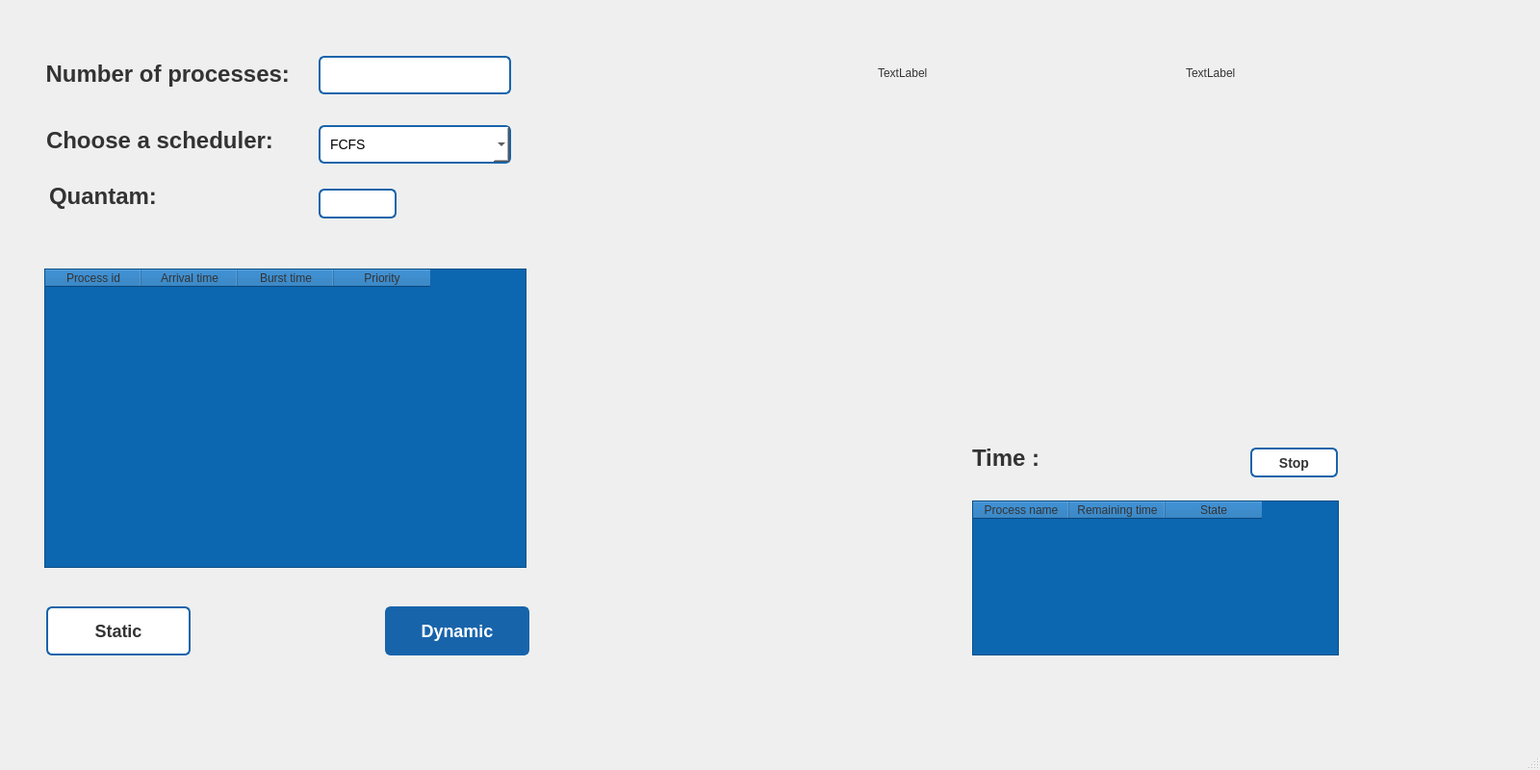
<?xml version="1.0" encoding="UTF-8"?>
<ui version="4.0">
 <class>MainWindow</class>
 <widget class="QMainWindow" name="MainWindow">
  <property name="geometry">
   <rect>
    <x>0</x>
    <y>0</y>
    <width>1600</width>
    <height>800</height>
   </rect>
  </property>
  <property name="windowTitle">
   <string>Scheduler</string>
  </property>
  <property name="windowIcon">
   <iconset resource="Resource/res.qrc">
    <normaloff>:/ico/process_9539868.ico</normaloff>:/ico/process_9539868.ico</iconset>
  </property>
  <property name="styleSheet">
   <string notr="true"/>
  </property>
  <widget class="QWidget" name="centralwidget">
   <widget class="QPushButton" name="staticbutt">
    <property name="geometry">
     <rect>
      <x>48</x>
      <y>630</y>
      <width>150</width>
      <height>51</height>
     </rect>
    </property>
    <property name="styleSheet">
     <string notr="true">padding: 10px;
border: 2px solid #1864ab;
border-radius: 6px;
background-color: #fff;
color:#333;
font-size:18px;
font-weight:bold;
</string>
    </property>
    <property name="text">
     <string>Static</string>
    </property>
   </widget>
   <widget class="QComboBox" name="Schedular_type">
    <property name="geometry">
     <rect>
      <x>331</x>
      <y>130</y>
      <width>200</width>
      <height>40</height>
     </rect>
    </property>
    <property name="styleSheet">
     <string notr="true">padding: 10px;
border: 2px solid #1864ab;
border-radius: 6px;
background-color: #fff;
font-size:14px;
text-align:center;</string>
    </property>
    <property name="editable">
     <bool>false</bool>
    </property>
    <property name="currentIndex">
     <number>0</number>
    </property>
    <property name="maxCount">
     <number>2147483647</number>
    </property>
    <item>
     <property name="text">
      <string>FCFS</string>
     </property>
    </item>
    <item>
     <property name="text">
      <string>SJF_Preemptive</string>
     </property>
    </item>
    <item>
     <property name="text">
      <string>SJF_Non_Preemptive</string>
     </property>
    </item>
    <item>
     <property name="text">
      <string>Priority_Preemptive</string>
     </property>
    </item>
    <item>
     <property name="text">
      <string>Priority_Non_Preemptive</string>
     </property>
    </item>
    <item>
     <property name="text">
      <string>Round_Robin</string>
     </property>
    </item>
   </widget>
   <widget class="QLabel" name="label1">
    <property name="geometry">
     <rect>
      <x>48</x>
      <y>136</y>
      <width>261</width>
      <height>20</height>
     </rect>
    </property>
    <property name="styleSheet">
     <string notr="true">color: #333;
font-weight: bold;
text-align: center;
font-size: 24px;</string>
    </property>
    <property name="text">
     <string>Choose a scheduler:</string>
    </property>
   </widget>
   <widget class="QLabel" name="label2">
    <property name="geometry">
     <rect>
      <x>41</x>
      <y>61</y>
      <width>261</width>
      <height>31</height>
     </rect>
    </property>
    <property name="styleSheet">
     <string notr="true">color: #333;
font-weight: bold;
text-align: center;
font-size: 24px;</string>
    </property>
    <property name="text">
     <string> Number of processes:</string>
    </property>
   </widget>
   <widget class="QLineEdit" name="num">
    <property name="geometry">
     <rect>
      <x>331</x>
      <y>58</y>
      <width>200</width>
      <height>40</height>
     </rect>
    </property>
    <property name="styleSheet">
     <string notr="true">padding: 10px;
border: 2px solid #1864ab;
border-radius: 6px;
background-color: #fff;
font-size:14px;
text-align:center;</string>
    </property>
   </widget>
   <widget class="QPushButton" name="dynamicbutt">
    <property name="geometry">
     <rect>
      <x>400</x>
      <y>630</y>
      <width>150</width>
      <height>51</height>
     </rect>
    </property>
    <property name="styleSheet">
     <string notr="true">padding: 10px;
border: 2px solid #1864ab;
border-radius: 6px;
background-color: #1864ab;
color:#fff;
font-size:18px;
font-weight:bold;</string>
    </property>
    <property name="text">
     <string>Dynamic</string>
    </property>
   </widget>
   <widget class="QLabel" name="label1_2">
    <property name="geometry">
     <rect>
      <x>1010</x>
      <y>455</y>
      <width>71</width>
      <height>41</height>
     </rect>
    </property>
    <property name="styleSheet">
     <string notr="true">color: #333;
font-weight: bold;
text-align: center;
font-size: 24px;</string>
    </property>
    <property name="text">
     <string>Time :</string>
    </property>
   </widget>
   <widget class="QLabel" name="time">
    <property name="geometry">
     <rect>
      <x>1104</x>
      <y>456</y>
      <width>171</width>
      <height>41</height>
     </rect>
    </property>
    <property name="styleSheet">
     <string notr="true">color:#0d66b0;
font: 14pt &quot;Segoe UI&quot;;
</string>
    </property>
    <property name="text">
     <string/>
    </property>
   </widget>
   <widget class="QPushButton" name="stop_or_resume">
    <property name="geometry">
     <rect>
      <x>1299</x>
      <y>465</y>
      <width>91</width>
      <height>31</height>
     </rect>
    </property>
    <property name="styleSheet">
     <string notr="true">padding: 5px;
border: 2px solid #1864ab;
border-radius: 6px;
background-color: #fff;
color:#333;
font-size:14px;
font-weight:bold;</string>
    </property>
    <property name="text">
     <string>Stop</string>
    </property>
   </widget>
   <widget class="QTableWidget" name="inputTable">
    <property name="geometry">
     <rect>
      <x>46</x>
      <y>279</y>
      <width>501</width>
      <height>311</height>
     </rect>
    </property>
    <property name="styleSheet">
     <string notr="true">background-color:#0d66b0;
color:#333;</string>
    </property>
    <property name="inputMethodHints">
     <set>Qt::ImhDigitsOnly</set>
    </property>
    <column>
     <property name="text">
      <string>Process id</string>
     </property>
    </column>
    <column>
     <property name="text">
      <string>Arrival time</string>
     </property>
    </column>
    <column>
     <property name="text">
      <string>Burst time</string>
     </property>
    </column>
    <column>
     <property name="text">
      <string>Priority</string>
     </property>
    </column>
   </widget>
   <widget class="QLabel" name="quantam_label">
    <property name="geometry">
     <rect>
      <x>51</x>
      <y>183</y>
      <width>131</width>
      <height>41</height>
     </rect>
    </property>
    <property name="styleSheet">
     <string notr="true">color: #333;
font-weight: bold;
text-align: center;
font-size: 24px;</string>
    </property>
    <property name="text">
     <string>Quantam:</string>
    </property>
   </widget>
   <widget class="QLineEdit" name="quantam">
    <property name="geometry">
     <rect>
      <x>331</x>
      <y>196</y>
      <width>81</width>
      <height>31</height>
     </rect>
    </property>
    <property name="font">
     <font>
      <family>Segoe UI</family>
      <pointsize>9</pointsize>
      <italic>false</italic>
      <bold>false</bold>
     </font>
    </property>
    <property name="styleSheet">
     <string notr="true">padding: 2px;
padding-left: 10px;

border: 2px solid #1864ab;
border-radius: 6px;
background-color: #fff;
font: 9pt &quot;Segoe UI&quot;;
text-align:center;</string>
    </property>
   </widget>
   <widget class="QTableWidget" name="readyQeue">
    <property name="geometry">
     <rect>
      <x>1010</x>
      <y>520</y>
      <width>381</width>
      <height>161</height>
     </rect>
    </property>
    <property name="styleSheet">
     <string notr="true">background-color:#0d66b0;
color:#333;</string>
    </property>
    <attribute name="verticalHeaderVisible">
     <bool>false</bool>
    </attribute>
    <column>
     <property name="text">
      <string>Process name</string>
     </property>
    </column>
    <column>
     <property name="text">
      <string>Remaining time</string>
     </property>
    </column>
    <column>
     <property name="text">
      <string>State</string>
     </property>
    </column>
   </widget>
   <widget class="QLabel" name="turn_time">
    <property name="geometry">
     <rect>
      <x>1232</x>
      <y>40</y>
      <width>301</width>
      <height>71</height>
     </rect>
    </property>
    <property name="styleSheet">
     <string notr="true">color:#333;
font: 18pt &quot;Segoe UI&quot;;</string>
    </property>
    <property name="text">
     <string>TextLabel</string>
    </property>
   </widget>
   <widget class="QLabel" name="waiting_time">
    <property name="geometry">
     <rect>
      <x>912</x>
      <y>40</y>
      <width>301</width>
      <height>71</height>
     </rect>
    </property>
    <property name="styleSheet">
     <string notr="true">font: 18pt &quot;Segoe UI&quot;;
color:#333;</string>
    </property>
    <property name="text">
     <string>TextLabel</string>
    </property>
   </widget>
  </widget>
  <widget class="QMenuBar" name="menubar">
   <property name="geometry">
    <rect>
     <x>0</x>
     <y>0</y>
     <width>1600</width>
     <height>21</height>
    </rect>
   </property>
  </widget>
  <widget class="QStatusBar" name="statusbar"/>
 </widget>
 <resources>
  <include location="Resource/res.qrc"/>
  <include location="Resource/res.qrc"/>
 </resources>
 <connections/>
</ui>
